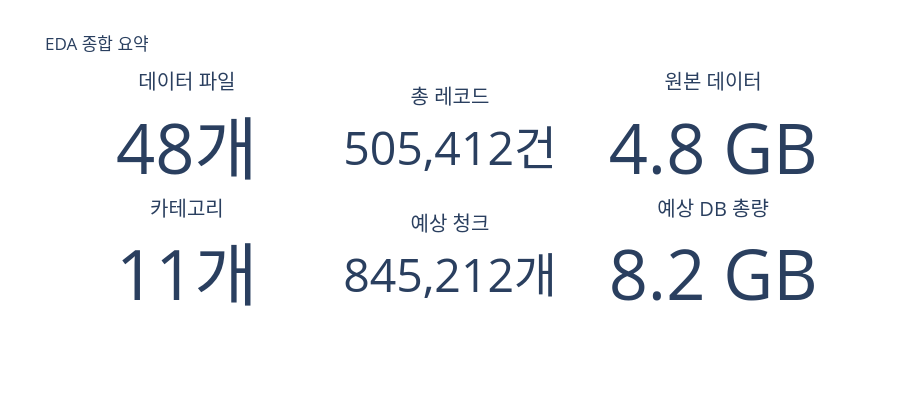

Notebook cell for this chart:
### Markdown cell above
## 5. 종합 요약 대시보드

### Code cell
# ── 핵심 수치 indicator cards ────────────────────────────
total_files = len(phase1)
total_records = sum(f["record_count"] for f in phase1)
total_size_gb = sum(f["size_mb"] for f in phase1) / 1024
total_db_gb = (total_pg_mb + total_lance_mb + neo4j_mb) / 1024

fig = make_subplots(
    rows=2, cols=3,
    specs=[
        [{"type": "indicator"}, {"type": "indicator"}, {"type": "indicator"}],
        [{"type": "indicator"}, {"type": "indicator"}, {"type": "indicator"}],
    ],
)

fig.add_trace(go.Indicator(
    mode="number",
    value=total_files,
    title={"text": "데이터 파일"},
    number={"suffix": "개"},
), row=1, col=1)

fig.add_trace(go.Indicator(
    mode="number",
    value=total_records,
    title={"text": "총 레코드"},
    number={"valueformat": ",.0f", "suffix": "건"},
), row=1, col=2)

fig.add_trace(go.Indicator(
    mode="number",
    value=total_size_gb,
    title={"text": "원본 데이터"},
    number={"valueformat": ".1f", "suffix": " GB"},
), row=1, col=3)

fig.add_trace(go.Indicator(
    mode="number",
    value=len(CATEGORIES),
    title={"text": "카테고리"},
    number={"suffix": "개"},
), row=2, col=1)

fig.add_trace(go.Indicator(
    mode="number",
    value=total_chunks,
    title={"text": "예상 청크"},
    number={"valueformat": ",.0f", "suffix": "개"},
), row=2, col=2)

fig.add_trace(go.Indicator(
    mode="number",
    value=total_db_gb,
    title={"text": "예상 DB 총량"},
    number={"valueformat": ".1f", "suffix": " GB"},
), row=2, col=3)

fig.update_layout(
    title="EDA 종합 요약",
    height=400,
)
fig.show()

### Figure 1 — Plotly figure (JSON) as saved in the notebook; plotly's stock layout.template omitted (floating-point values rounded to 4 significant figures)
{"data": [{"domain": {"x": [0, 0.2889], "y": [0.575, 1]}, "mode": "number", "number": {"suffix": "개"}, "title": {"text": "데이터 파일"}, "type": "indicator", "value": 48}, {"domain": {"x": [0.3556, 0.6444], "y": [0.575, 1]}, "mode": "number", "number": {"suffix": "건", "valueformat": ",.0f"}, "title": {"text": "총 레코드"}, "type": "indicator", "value": 505412}, {"domain": {"x": [0.7111, 1], "y": [0.575, 1]}, "mode": "number", "number": {"suffix": " GB", "valueformat": ".1f"}, "title": {"text": "원본 데이터"}, "type": "indicator", "value": 4.832}, {"domain": {"x": [0, 0.2889], "y": [0, 0.425]}, "mode": "number", "number": {"suffix": "개"}, "title": {"text": "카테고리"}, "type": "indicator", "value": 11}, {"domain": {"x": [0.3556, 0.6444], "y": [0, 0.425]}, "mode": "number", "number": {"suffix": "개", "valueformat": ",.0f"}, "title": {"text": "예상 청크"}, "type": "indicator", "value": 845212}, {"domain": {"x": [0.7111, 1], "y": [0, 0.425]}, "mode": "number", "number": {"suffix": " GB", "valueformat": ".1f"}, "title": {"text": "예상 DB 총량"}, "type": "indicator", "value": 8.186}], "layout": {"height": 400, "title": {"text": "EDA 종합 요약"}}}
